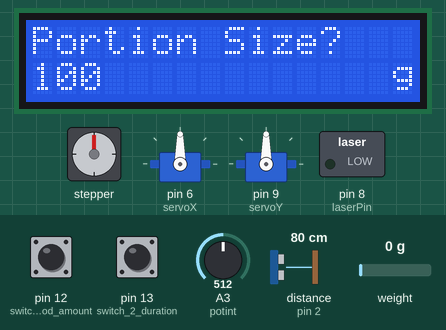
Simulated run of this sketch. Board: Arduino Uno, built with avr-gcc and run on an emulated ATmega328P. Shown: stepper motor, 16×2 character LCD, 2 × servo, switched loads named in the sketch (green lamp = pin HIGH). Wiring (inferred from the names in the program): stepper motor driver (99 steps per turn assumed): step pin 5; direction pin 4. Inputs (shaded band) come from the test bench; at power-on: pin 12 (switch_1_food_amount) HIGH, pin 13 (switch_2_duration) HIGH, A3 (potint) = 512, distance to the obstacle (sensor on pin 2) 80 cm, weight on the scale 0 g. The echo pulse lasts 58.3 µs per cm; random numbers use the default seed unless the sketch sets one; pins used as bus, display or sensor lines are not drawn; what the sketch prints to the serial monitor is not drawn.

Above: at 1.2 s.
1.3 s: pin 12 (switch_1_food_amount) pulled LOW for 0.15 s
At 2.2 s:
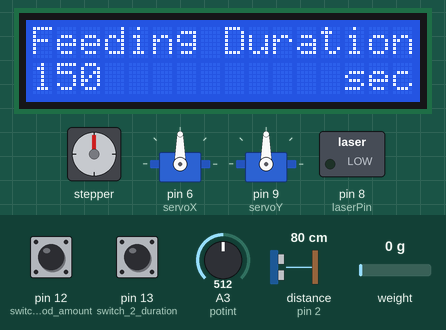
2.9 s: pin 13 (switch_2_duration) pulled LOW for 0.15 s
At 4.6 s:
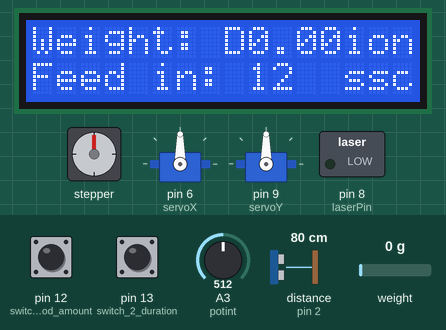
6.0 s: A3 (potint) set to 390
At 6.9 s:
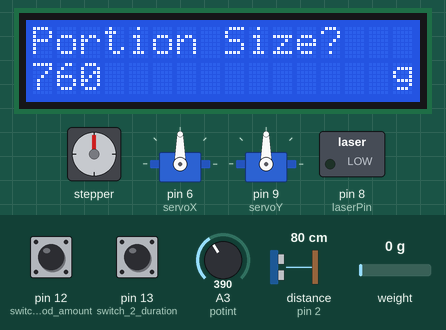
7.5 s: pin 12 (switch_1_food_amount) pulled LOW for 1 s
At 8.1 s:
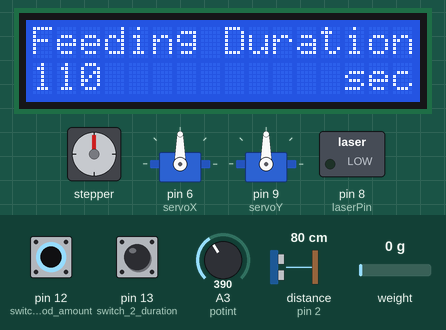
10.0 s: pin 13 (switch_2_duration) pulled LOW for 1 s
At 13.3 s:
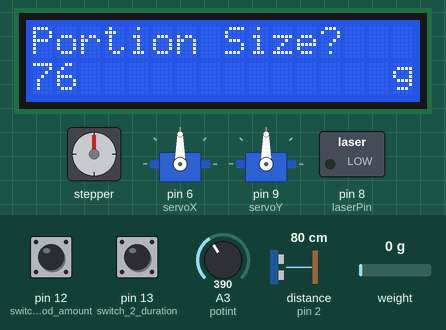
13.6 s: A3 (potint) set to 410
At 14.9 s:
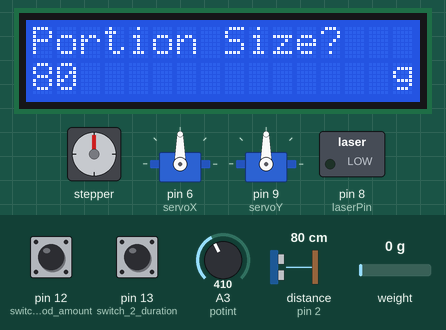
Timing chart, 0 to 16.1 s (numbered marks = the images above; inputs shaded):
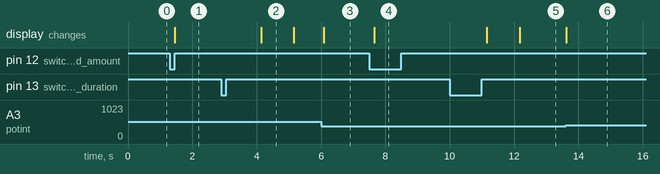

Measured:
- after the input at 1.3 s, the display: changes after 0.16 s (image 1)
- after the input at 2.9 s, the display: changes after 1.2 s (image 2)
- after the input at 6.0 s, the display: changes after 0.09 s (image 3)
- after the input at 7.5 s, the display: changes after 0.16 s (image 4)
- after the input at 10.0 s, the display: first changes after 1.2 s (image 5 shows a later state)
- after the input at 13.6 s, the display: changes at once (image 6)
- what the display in image 2 shows lasts 1.1 s, from 4.1 s to 5.2 s

The sketch:

Arduino_code_cat.ino
```cpp
#include "HX711.h"
#include <Wire.h>
#include <LiquidCrystal_I2C.h>
#include <Servo.h>

#define dirPin 4
#define stepPin 5
#define FstepsPerRevolution 99
#define BstepsPerRevolution 50
// HX711 circuit wiring
const int Load_cell_DOUT_pin = A0;
const int LOad_cell_SCK_pin = A1;
bool first_time = true;
float c;
HX711 scale;
float weight_2;

//interface
LiquidCrystal_I2C lcd(0x27, 16, 2);  // Déclare l'écran LCD I2C avec son adresse et dimensions (16 colonnes et 2 lignes)
int switch_1_food_amount = 12;
int switch_2_duration = 13;
int potint = A3;
int potint_val = 0;
int portion_size = 10;
int food_duration = 10000;
int food_status;
int timing_status;

long current_time;
long start_program;

//Entertainment
Servo servoX;
Servo servoY;
/////// Pin laser
const int laserPin = 8; // Laser control pin
int posX = 90; // Initial position on X axis
int posY = 90; // Initial position on Y axis

// Total number of points to draw
int totalPoints = 10;
int laserDelay = 200; // Laser flash delay (in milliseconds)
int moveDelay = 500; // Delay between moves (in milliseconds)
int enter_start_time;
int enter_current_time;

////// Code for the ultrasonic sensor
float distance;
int currentState;
bool previousState = false; // the cat is not detected. Initial status
const int echoPin_ultrasonic = 2;
const int trigPin_ultrasonic = 3;
int entertainment_limit = 400;
//////

void initiate_settings()
{
  food_status = digitalRead(switch_1_food_amount);
  Serial.println(food_status);

  if(food_status == 1)
  {
    lcd.setCursor(0, 0);
    lcd.print("Portion Size?");
       lcd.setCursor(15, 1);
      lcd.print("g");
  while(food_status == 1)
  {

    potint_val = analogRead(potint);
    portion_size = map(potint_val, 0, 1023, 0, 200);
    food_status = digitalRead(switch_1_food_amount);
      lcd.setCursor(0, 1);
      lcd.print(portion_size);

      delay(100);
  }
  }
  else
  {
    lcd.clear();
  }

    timing_status = digitalRead(switch_2_duration);
  Serial.println(timing_status);

  if(timing_status == 1)
  {
    lcd.setCursor(0, 0);
    lcd.print("Feeding Duration?");
       lcd.setCursor(13, 1);
      lcd.print("sec");
  while(timing_status == 1)
  {

    potint_val = analogRead(potint);
    food_duration = map(potint_val, 0, 1023, 0, 30000);
    timing_status = digitalRead(switch_2_duration);
      lcd.setCursor(0, 1);
      lcd.print(food_duration/1000);
      delay(100);
  }
  }
  else
  {
    lcd.clear();
  }
}

void Dispense(){

    // Set the spinning direction counterclockwise:
  digitalWrite(dirPin, LOW);

  // Spin the stepper motor 1 revolution slowly:
  for (int i=0; i < BstepsPerRevolution; i++) {
    // These four lines result in 1 step:
    digitalWrite(stepPin, HIGH);
    delayMicroseconds(800);
    digitalWrite(stepPin, LOW);
    delayMicroseconds(800);
  }

  delay(100);
     // Set the spinning direction clockwise:
  digitalWrite(dirPin, HIGH);

  // Spin the stepper motor 1 revolution slowly:
  for (int i=0; i < FstepsPerRevolution; i++) {
    // These four lines result in 1 step:
    digitalWrite(stepPin, HIGH);
    delayMicroseconds(600);
    digitalWrite(stepPin, LOW);
    delayMicroseconds(600);
  }

  delay(1000);
}

void activ_laser() {

  for (int i = 0; i < totalPoints; ++i) {
    // Generate random coordinates over a 0.25 m² area (0.5 m x 0.5 m)
    int targetX = random(50, 200); // Range 50 to 200 (0.05 to 0.20 m)
    int targetY = random(50, 200); // Range 50 to 200 (0.05 to 0.20 m)

    // Convertir les coordonnées en positions pour les servomoteurs
    int servoPosX = map(targetX, 50, 200, 50, 120); // Convert range to degrees for X (servo)
    int servoPosY = map(targetY, 100, 200, 140, 150); // Convert range to degrees for Y (servo)

    // Move servos to target coordinates
    servoX.write(servoPosX);
    servoY.write(servoPosY);

    // Activate laser (flashing)
    digitalWrite(laserPin, HIGH);
    delay(laserDelay); // Flash delay

    // Deactivate laser
    digitalWrite(laserPin, LOW);

    // Wait before moving on to the next item
    delay(moveDelay);
  }

}

float fun_distance() {
  // Clear the Trigger pin
  digitalWrite(trigPin_ultrasonic, LOW);
  delayMicroseconds(2);
  // Set the Trigger pin high for 10 microseconds
  digitalWrite(trigPin_ultrasonic, HIGH);
  delayMicroseconds(10);
  digitalWrite(trigPin_ultrasonic, LOW);

  // Read the pulse time on Echo pin
  float duration = pulseIn(echoPin_ultrasonic, HIGH);

  // Calculate the distance
  distance = duration * 0.34 / 2; // Speed of sound: 343 m/s

  // Display the distance on the Serial Monitor
  // Serial.print("Distance: ");
  // Serial.println(distance);
  return distance; //in milimeters
}

void setup() {
    //////// Setup ultrasonic senosr pins
  pinMode(echoPin_ultrasonic, INPUT);  // Pin 2    Set the Echo pin as an input
  pinMode(trigPin_ultrasonic, OUTPUT); // Pin 3    Set the Trigger pin as an output
  Serial.begin(9600);       // Initialize serial communication
  // Also Vcc + GND
  ////////
  // put your setup code here, to run once:
  Serial.begin(9600);
  scale.begin(Load_cell_DOUT_pin, LOad_cell_SCK_pin);

  // Declare pins as output:
  pinMode(stepPin, OUTPUT);
  pinMode(dirPin, OUTPUT);

    //initiating switches
  pinMode(switch_1_food_amount, INPUT_PULLUP);
  pinMode(switch_2_duration, INPUT_PULLUP);
  //initiating LCD
  lcd.init();                      // Initialize the LCD screen
  lcd.backlight();                 // Activate the screen backlight
  start_program = millis();


    /////// Servo-motor code
  servoX.attach(6);  // Pin 6 + Vcc + GND    Attach the first servo (modifiable according to your wiring)
  servoY.attach(9); // Pin 9 + Vcc + GND    Attach the second servo (modifiable according to your wiring)
  ///////

  /////// Laser
  pinMode(laserPin, OUTPUT); // Pin 8 + Vcc + GND
  ///////
}


void loop() { // Main loop, where all the functions are called. Here starts the WAIT block of the FLow Diagram
  lcd.clear();
  initiate_settings();
  current_time = millis();
   Serial.println(scale.is_ready());
    if (scale.is_ready()) {         // Take weight measurements from the sensor
    weight_2 = scale.get_units(10); // Average of 10 readings
    if (first_time == true){
      c = -weight_2*0.0026;         // The first time that the system is working, with the tray empty,
                                    // measurement subsystem is calibrated.
      first_time = false;
    }
    Serial.print("Weight: ");
    Serial.print(weight_2*0.0026 + c); // Two decimal places
    Serial.println(" g");
    lcd.setCursor(0, 0);
    lcd.print("Weight: ");
    lcd.setCursor(9, 0);
    lcd.print((weight_2*0.0026 + c));
    lcd.setCursor(0, 1);
    lcd.print("Feed in: ");
    lcd.setCursor(14, 1);
    lcd.print("s");
    lcd.setCursor(9, 1);
    lcd.print((food_duration/1000) - ((current_time-start_program)/1000));

    if(current_time-start_program>=food_duration) // check if it is time to feed
    {
    if(weight_2*0.0026 + c < portion_size)        // check if the tray has enought food
    {
    while(weight_2*0.0026 + c < portion_size)      // dispense food until the limit has been reached
    {
      lcd.clear();
      lcd.setCursor(0, 0);
      lcd.print("Time to feed......");
      lcd.setCursor(0, 1);
      lcd.print("Food: ");
      lcd.setCursor(12, 1);
      lcd.print("g");
      Dispense();                                 // function to dispense food
      //tart_program = current_time;
      weight_2 = scale.get_units(10);
      delay(1000);
      start_program = current_time;               // set the current time as the last time that food has been given
      lcd.setCursor(7, 1);
      lcd.print(weight_2*0.0026 + c);
    }
    }else{
      lcd.clear();
      lcd.setCursor(0, 0);
      lcd.print("Tray is full");                  // else, say that the tray is full
      delay(3000);
      lcd.clear();
    }
        start_program = current_time;

    }
  } else {
    Serial.println("HX not working!!");
  }

  if(fun_distance() <= entertainment_limit)     // check if the cat is nearby
  {
    activ_laser();                              // entertain the cat and give food reward
    Dispense();
  }

  delay(1000);                                  // 1s delay to avoid probelms with the weight sensor measurements
}
```
